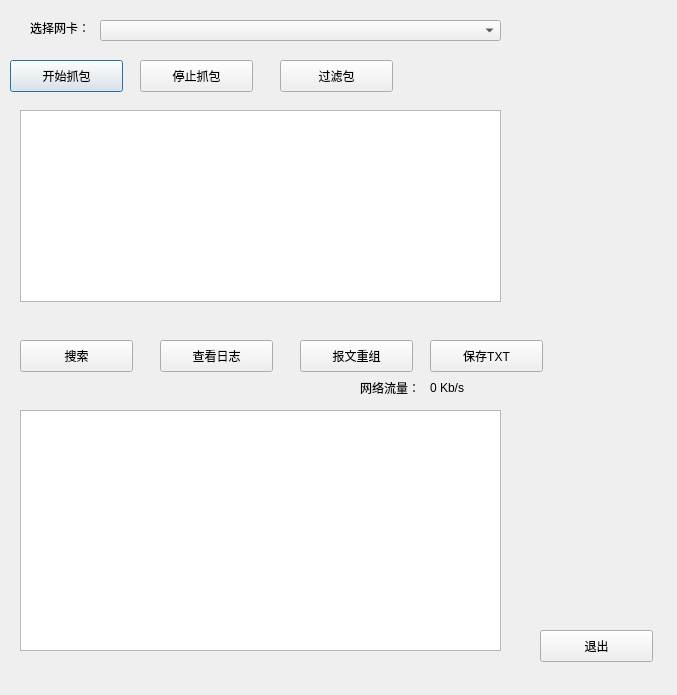
<?xml version="1.0" encoding="UTF-8"?>
<ui version="4.0">
 <class>snifferUI</class>
 <widget class="QDialog" name="snifferUI">
  <property name="geometry">
   <rect>
    <x>0</x>
    <y>0</y>
    <width>677</width>
    <height>695</height>
   </rect>
  </property>
  <property name="windowTitle">
   <string>Sniffer</string>
  </property>
  <widget class="QLabel" name="label">
   <property name="geometry">
    <rect>
     <x>30</x>
     <y>20</y>
     <width>60</width>
     <height>16</height>
    </rect>
   </property>
   <property name="text">
    <string>选择网卡：</string>
   </property>
  </widget>
  <widget class="QListWidget" name="listWidget">
   <property name="geometry">
    <rect>
     <x>20</x>
     <y>110</y>
     <width>481</width>
     <height>192</height>
    </rect>
   </property>
  </widget>
  <widget class="QPushButton" name="pushButton">
   <property name="geometry">
    <rect>
     <x>10</x>
     <y>60</y>
     <width>113</width>
     <height>32</height>
    </rect>
   </property>
   <property name="text">
    <string>开始抓包</string>
   </property>
  </widget>
  <widget class="QPushButton" name="pushButton_2">
   <property name="geometry">
    <rect>
     <x>140</x>
     <y>60</y>
     <width>113</width>
     <height>32</height>
    </rect>
   </property>
   <property name="text">
    <string>停止抓包</string>
   </property>
  </widget>
  <widget class="QPushButton" name="pushButton_3">
   <property name="geometry">
    <rect>
     <x>280</x>
     <y>60</y>
     <width>113</width>
     <height>32</height>
    </rect>
   </property>
   <property name="text">
    <string>过滤包</string>
   </property>
  </widget>
  <widget class="QPushButton" name="pushButton_4">
   <property name="geometry">
    <rect>
     <x>20</x>
     <y>340</y>
     <width>113</width>
     <height>32</height>
    </rect>
   </property>
   <property name="text">
    <string>搜索</string>
   </property>
  </widget>
  <widget class="QPushButton" name="pushButton_5">
   <property name="geometry">
    <rect>
     <x>160</x>
     <y>340</y>
     <width>113</width>
     <height>32</height>
    </rect>
   </property>
   <property name="text">
    <string>查看日志</string>
   </property>
  </widget>
  <widget class="QPushButton" name="pushButton_6">
   <property name="geometry">
    <rect>
     <x>300</x>
     <y>340</y>
     <width>113</width>
     <height>32</height>
    </rect>
   </property>
   <property name="text">
    <string>报文重组</string>
   </property>
  </widget>
  <widget class="QPushButton" name="pushButton_7">
   <property name="geometry">
    <rect>
     <x>430</x>
     <y>340</y>
     <width>113</width>
     <height>32</height>
    </rect>
   </property>
   <property name="text">
    <string>保存TXT</string>
   </property>
  </widget>
  <widget class="QPushButton" name="pushButton_8">
   <property name="geometry">
    <rect>
     <x>540</x>
     <y>630</y>
     <width>113</width>
     <height>32</height>
    </rect>
   </property>
   <property name="text">
    <string>退出</string>
   </property>
  </widget>
  <widget class="QTextBrowser" name="textBrowser">
   <property name="geometry">
    <rect>
     <x>20</x>
     <y>410</y>
     <width>481</width>
     <height>241</height>
    </rect>
   </property>
  </widget>
  <widget class="QLabel" name="label_2">
   <property name="geometry">
    <rect>
     <x>360</x>
     <y>380</y>
     <width>60</width>
     <height>16</height>
    </rect>
   </property>
   <property name="text">
    <string>网络流量：</string>
   </property>
  </widget>
  <widget class="QLabel" name="label_3">
   <property name="geometry">
    <rect>
     <x>430</x>
     <y>380</y>
     <width>60</width>
     <height>16</height>
    </rect>
   </property>
   <property name="text">
    <string>0 Kb/s</string>
   </property>
  </widget>
  <widget class="QComboBox" name="comboBox">
   <property name="geometry">
    <rect>
     <x>100</x>
     <y>20</y>
     <width>401</width>
     <height>21</height>
    </rect>
   </property>
  </widget>
  <action name="actionMenubar">
   <property name="text">
    <string>menubar</string>
   </property>
  </action>
 </widget>
 <resources/>
 <connections>
  <connection>
   <sender>comboBox</sender>
   <signal>activated(QString)</signal>
   <receiver>snifferUI</receiver>
   <slot>combo_box_clicked()</slot>
   <hints>
    <hint type="sourcelabel">
     <x>449</x>
     <y>36</y>
    </hint>
    <hint type="destinationlabel">
     <x>523</x>
     <y>11</y>
    </hint>
   </hints>
  </connection>
 </connections>
 <slots>
  <slot>combo_box_clicked()</slot>
 </slots>
</ui>
